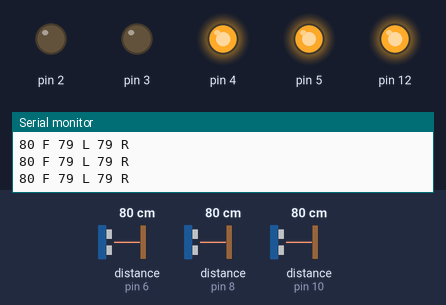
The sketch below on a simulated Arduino Uno, built with avr-gcc and run on an emulated ATmega328P. Parts: output pins drawn as LEDs (lit = HIGH), the last lines printed to the serial monitor. Wiring (inferred from the names in the program): 3 × ultrasonic range finder: trigger pin 7, echo pin 6 / trigger pin 9, echo pin 8 / trigger pin 11, echo pin 10. Dashed ring = blinking. The test bench sets the inputs (shaded band); at power-on: distance to the obstacle (sensors on pin 6, pin 10, pin 8) 80 cm. The echo pulse lasts 58.3 µs per cm; pins used as bus, display or sensor lines are not drawn.

Above: at 1.2 s.
1.3 s: distance to the obstacle (sensor on pin 6) set to 23 cm
2.8 s: distance to the obstacle (sensor on pin 6) set to 18 cm
At 4.1 s:
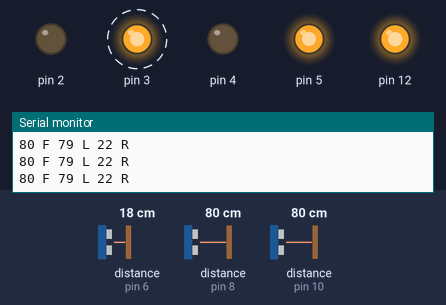
5.8 s: distance to the obstacle (sensor on pin 10) set to 20 cm
8.5 s: distance to the obstacle (sensor on pin 10) set to 17 cm
At 9.6 s:
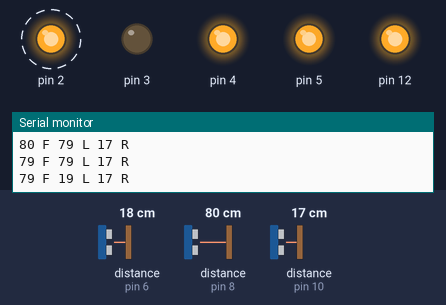
11.5 s: distance to the obstacle (sensor on pin 8) set to 27 cm
14.5 s: distance to the obstacle (sensor on pin 8) set to 21 cm
At 15.9 s:
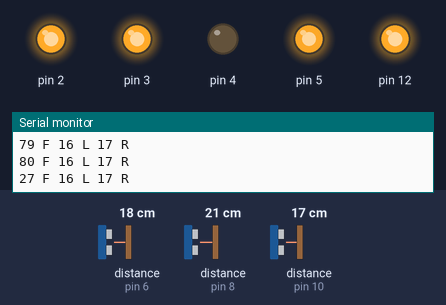
Timing chart, 0 to 18.5 s (numbered marks = the images above; inputs shaded):
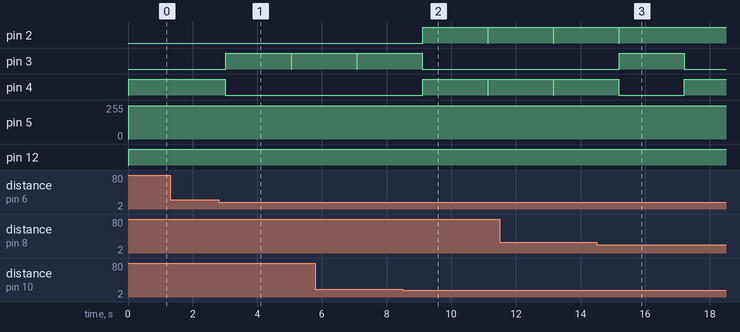

The sketch:

distancev1.0.ino
```cpp
int trigPinf = 9;    //Trig - green Jumper
int echoPinf = 8;    //Echo - yellow Jumper
int trigPinl = 11;    //Trig - green Jumper
int echoPinl = 10;    //Echo - yellow Jumper
int trigPinr = 7;    //Trig - green Jumper
int echoPinr = 6;    //Echo - yellow Jumper
long duration, cm, cml, cmr;
int min_bt_3 (int a, int b, int c)
{
  if (a<b)
  {
    if (a<c)
    return a;
    else
    return c;
  }
  else
  {
    if (b<c)
    return b;
    else
    return c;
  }
}


void setup() {
  Serial.begin (9600);
  pinMode(trigPinf, OUTPUT);
  pinMode(echoPinf, INPUT);
  pinMode(trigPinl, OUTPUT);
  pinMode(echoPinl, INPUT);
  pinMode(trigPinr, OUTPUT);
  pinMode(echoPinr, INPUT);
  pinMode(0, OUTPUT);
  pinMode(1, OUTPUT);
  pinMode(2, OUTPUT);
  pinMode(3, OUTPUT);
  pinMode(4, OUTPUT);
  pinMode(5, OUTPUT);
  cm = 0;
  cml = 0;
  cmr = 0;
}

void loop()
{
  // Pulse To front
  digitalWrite(trigPinf, LOW);
  delayMicroseconds(5);
  digitalWrite(trigPinf, HIGH);
  delayMicroseconds(10);
  digitalWrite(trigPinf, LOW);

  // Reading value
  pinMode(echoPinf, INPUT);
  duration = pulseIn(echoPinf, HIGH);
  cm = (duration/2) / 29.1;

  // Pulse to left
  digitalWrite(trigPinl, LOW);
  delayMicroseconds(5);
  digitalWrite(trigPinl, HIGH);
  delayMicroseconds(10);
  digitalWrite(trigPinl, LOW);

  // Reading left
  pinMode(echoPinl, INPUT);
  duration = pulseIn(echoPinl, HIGH);
  cml = (duration/2) / 29.1;

  // Pulse to right
  digitalWrite(trigPinr, LOW);
  delayMicroseconds(5);
  digitalWrite(trigPinr, HIGH);
  delayMicroseconds(10);
  digitalWrite(trigPinr, LOW);

  // Reading right
  pinMode(echoPinr, INPUT);
  duration = pulseIn(echoPinr, HIGH);
  cmr = (duration/2) / 29.1;


  // Auomatinc

  if (cm < 25 || cml < 20 || cmr < 20 )

  {
        int dir = min_bt_3(cm , cmr , cml);
        // Stop the bot
            digitalWrite(2,LOW);
            digitalWrite(13,LOW);
            analogWrite(12,250);
            digitalWrite(3,LOW);
            digitalWrite(4,LOW);
            analogWrite(5,250);
            delay(20);

        if (cm < 25 && cml < 20 && cmr < 20 )
        {
         // Back bot

          digitalWrite(2,HIGH);
          digitalWrite(13,LOW);
          analogWrite(12,250);
          digitalWrite(3,HIGH);
          digitalWrite(4,LOW);
          analogWrite(5,250);
          delay(2000);

          // check o move left or right

          // Pulse to left
          digitalWrite(trigPinl, LOW);
          delayMicroseconds(5);
          digitalWrite(trigPinl, HIGH);
          delayMicroseconds(10);
          digitalWrite(trigPinl, LOW);

          // Reading left
          pinMode(echoPinl, INPUT);
          duration = pulseIn(echoPinl, HIGH);
          cml = (duration/2) / 29.1;

          // Pulse to right
          digitalWrite(trigPinr, LOW);
          delayMicroseconds(5);
          digitalWrite(trigPinr, HIGH);
          delayMicroseconds(10);
          digitalWrite(trigPinr, LOW);

          // Reading right
          pinMode(echoPinr, INPUT);
          duration = pulseIn(echoPinr, HIGH);
          cmr = (duration/2) / 29.1;

          // Now move left or right

            if (cml > cmr || cml > 50 )
                    {

                      // Move left


                        digitalWrite(2,LOW);
                        digitalWrite(13,HIGH);
                        analogWrite(12,250);
                        digitalWrite(3,HIGH);
                        digitalWrite(4,LOW);
                        analogWrite(5,250);
                        delay(2000);
                    }

                    else
                    {

                      // Move right

                        digitalWrite(2,HIGH);
                        digitalWrite(13,LOW);
                        analogWrite(12,250);
                        digitalWrite(3,LOW);
                        digitalWrite(4,HIGH);
                        analogWrite(5,250);
                        delay(2000);

                    }

        }

        else {

            // Now decide which way to go
        if ( cm == dir )
        {
                if (cml > cmr || cml > 50 )
                    {

                      // Move left


                        digitalWrite(2,LOW);
                        digitalWrite(13,HIGH);
                        analogWrite(12,250);
                        digitalWrite(3,HIGH);
                        digitalWrite(4,LOW);
                        analogWrite(5,250);
                        delay(2000);
                    }

                    else
                    {

                      // Move right

                        digitalWrite(2,HIGH);
                        digitalWrite(13,LOW);
                        analogWrite(12,250);
                        digitalWrite(3,LOW);
                        digitalWrite(4,HIGH);
                        analogWrite(5,250);
                        delay(2000);

                    }

           }

        if (cml == dir )
       {

            digitalWrite(2,HIGH);
            digitalWrite(13,LOW);
            analogWrite(12,250);
            digitalWrite(3,LOW);
            digitalWrite(4,HIGH);
            analogWrite(5,250);
            delay(2000);

       }

        if (cmr == dir )
       {

          digitalWrite(2,LOW);
          digitalWrite(13,HIGH);
          analogWrite(12,250);
          digitalWrite(3,HIGH);
          digitalWrite(4,LOW);
          analogWrite(5,250);
          delay(2000);

       }

        }


  }


  else
    {
        digitalWrite(2,LOW);
        digitalWrite(13,HIGH);
        analogWrite(12,250);
        digitalWrite(3,LOW);
        digitalWrite(4,HIGH);
        analogWrite(5,250);
        delay(200);
    }

  Serial.print(cm);
  Serial.print(" F ");
  Serial.print(cml);
  Serial.print(" L ");
  Serial.print(cmr);
  Serial.print(" R ");
  Serial.println();
}
```

Measured:
- the behaviour switches between 21 and 20 cm on distance to the obstacle (sensor on pin 6) (found by bisection; images 0 and 1)
- the behaviour switches between 19 and 18 cm on distance to the obstacle (sensor on pin 10) (found by bisection; images 1 and 2)
- the behaviour switches between 25 and 24 cm on distance to the obstacle (sensor on pin 8) (found by bisection; images 2 and 3)
- after the input at 2.8 s, pin 3: LOW → HIGH after 0.23 s, → LOW 2.0 s later, → HIGH 0.02 s later; pin 4: HIGH → LOW after 0.21 s
- after the input at 8.5 s, pin 2, pin 4: LOW → HIGH after 0.62 s, → LOW 2.0 s later, → HIGH 0.02 s later; pin 3: goes on until 9.1 s, then stays LOW
- after the input at 14.5 s, pin 2: goes on until 15.2 s, then stays HIGH; pin 3: LOW → HIGH after 0.70 s, → LOW 2.0 s later
